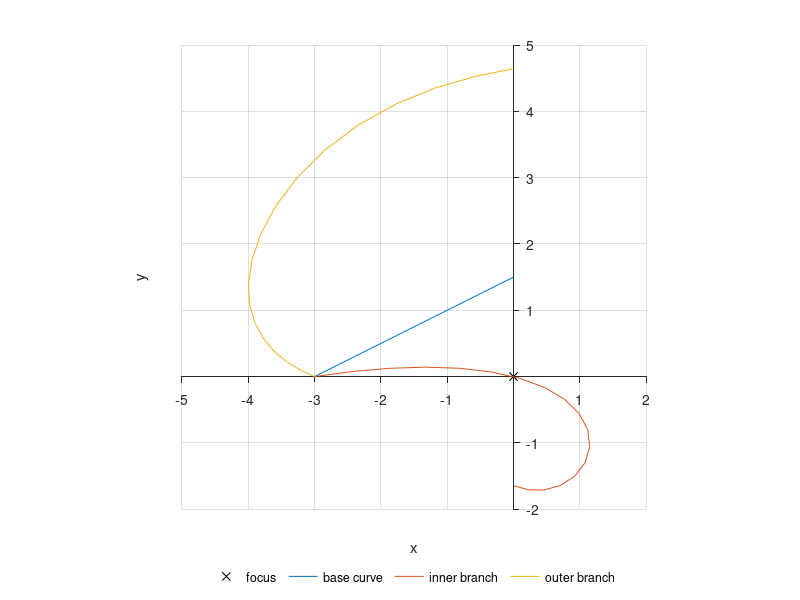

Write the MATLAB code that produced this figure.
%defplotGenConchLinearBaseLineSCR
clear all

focusColVec = zeros(2, 1);
lineFun = @(x) 3/2 + 1/2 * x;
npts = 18;

abscissaIntval = [-3, 0];
distFun = @(l) l + sin(l);

i = linspace(0, 1, npts);
oVec = [focusColVec(1); focusColVec(2)];
nVec = [abscissaIntval(1); lineFun(abscissaIntval(1))];
sVec = [abscissaIntval(2); lineFun(abscissaIntval(2))];

pArray = nVec + (sVec - nVec) .* i;
lArray = pArray - nVec;
li = sqrt(lArray(1,:).^2 + lArray(2,:).^2);
di = distFun(li);

poArray = pArray - focusColVec(:);
poAbs = sqrt(poArray(1,:).^2 + poArray(2,:).^2);
uArray = poArray ./ poAbs;

qArray = pArray - di .* uArray;
qAsteArray = pArray + di .* uArray;

# Plotting.
figure()
hold on
plot(focusColVec(1), focusColVec(2), 'kx');
plot(pArray(1,:), pArray(2,:), '-');
plot(qArray(1,:), qArray(2,:), '-');
plot(qAsteArray(1,:), qAsteArray(2,:), '-');
hold off
axis equal
set(gca, 'XAxisLocation', 'origin', 'YAxisLocation', 'origin');
set(gca, 'tickdir', 'out');
xlabel("x");
ylabel("y");
xlim([-5, 2]);
ylim([-2, 5]);
xticks(-5:1:2);
yticks(-2:1:5);
grid on
legend({'focus', 'base curve', 'inner branch', 'outer branch'});
legend('Orientation','horizontal');
legend('Location', 'southoutside');
legend boxoff

## Display tables at terminal.
display("Table 1. Points at base-curve, arc-lenghts and distances.");
display(sprintf("i\tpi_x\tpi_y\tli_x\tli_y\tl_i\td_i"));
for k = 1:1:npts
    display(sprintf("%4.3f\t%5.3f\t%5.3f\t%5.3f\t%5.3f\t%5.3f\t%5.3f", ...
        [i(k), pArray(1,k), pArray(2,k), lArray(1,k), lArray(2,k), li(k), di(k)]));
endfor

display("Table 2. Vector (p_i - o) and its unit vector u_o.");
display(sprintf("i\tpo_x\tpo_y\t|po|\tuo_x\tuo_y"));
for k = 1:1:npts
    display(sprintf("%4.3f\t%5.3f\t%5.3f\t%5.3f\t%5.3f\t%5.3f", ...
        [i(k), poArray(1,k), poArray(2,k), poAbs(k), uArray(1,k), uArray(2,k)]));
endfor

display("Table 3. Points for the inner and outer branches.");
display(sprintf("i\tq_x\tq_y\tq''_x\tq''_y"));
for k = 1:1:npts
    display(sprintf("%4.3f\t%5.3f\t%5.3f\t%5.3f\t%5.3f", ...
        [i(k), qArray(1,k), qArray(2,k), qAsteArray(1,k), qAsteArray(2,k)]));
endfor


## Create an HTMl table.

display("<table id='tab_ptsBaseCurveArclengthDists'>");
display("  <caption>Points at base-curve, arc-lenghts and distances.</caption>");
display(sprintf("  <tr><th rowspan='2'>\\(%s\\)</th><th colspan='2'>\\(%s\\)</th><th colspan='2'>\\(%s\\)</th><th rowspan='2'>\\(%s\\)</th><th rowspan='2'>\\(%s\\)</th></tr>", ...
   'i', '\boldsymbol{p}_i', '\boldsymbol{l}_i', '|\boldsymbol{l}_i|', 'd_i'));
display(sprintf("  <tr><th>\\(%s\\)</th><th>\\(%s\\)</th><th>\\(%s\\)</th><th>\\(%s\\)</th></tr>", ...
   'x', 'y', 'x', 'y'));
for k = 1:1:npts
    display(sprintf("  <tr><td>%4.3f</td><td>%5.3f</td><td>%5.3f</td><td>%5.3f</td><td>%5.3f</td><td>%5.3f</td><td>%5.3f</td></tr>", ...
        [i(k), pArray(1,k), pArray(2,k), lArray(1,k), lArray(2,k), li(k), di(k)]));
endfor
display("</table>");

display("<table id='tab_vectsPOandUniVect'>");
display("  <caption>Vector \\((\\boldsymbol{p}_i - \\boldsymbol{o})\\) and its unit vector \\(\\boldsymbol{u}_o\\).</caption>");
display(sprintf("  <tr><th rowspan='2'>\\(%s\\)</th><th colspan='2'>\\(%s\\)</th><th rowspan='2'>\\(%s\\)</th><th colspan='2'>\\(%s\\)</th></tr>", ...
   'i', '(\boldsymbol{p}_i - \boldsymbol{o})', '|\boldsymbol{p}_i - \boldsymbol{o}|', '\boldsymbol{u}_o'));
display(sprintf("  <tr><th>\\(%s\\)</th><th>\\(%s\\)</th><th>\\(%s\\)</th><th>\\(%s\\)</th></tr>", ...
   'x', 'y', 'x', 'y'));
for k = 1:1:npts
    display(sprintf("  <tr><td>%4.3f</td><td>%5.3f</td><td>%5.3f</td><td>%5.3f</td><td>%5.3f</td><td>%5.3f</td></tr>", ...
        [i(k), poArray(1,k), poArray(2,k), poAbs(k), uArray(1,k), uArray(2,k)]));
endfor
display("</table>");

display("<table id='tab_ptsInnerOuterBranches'>");
display("  <caption>Points for the inner and outer branches.</caption>");
display(sprintf("  <tr><th rowspan='2'>\\(%s\\)</th><th colspan='2'>\\(%s\\)</th><th colspan='2'>\\(%s\\)</th></tr>", ...
   'i', '\boldsymbol{q}_i', '\boldsymbol{q}''_i'));
display(sprintf("  <tr><th>\\(%s\\)</th><th>\\(%s\\)</th><th>\\(%s\\)</th><th>\\(%s\\)</th></tr>", ...
   'x', 'y', 'x', 'y'));
for k = 1:1:npts
    display(sprintf("  <tr><td>%4.3f</td><td>%5.3f</td><td>%5.3f</td><td>%5.3f</td><td>%5.3f</td></tr>", ...
        [i(k), qArray(1,k), qArray(2,k), qAsteArray(1,k), qAsteArray(2,k)]));
endfor
display("</table>");